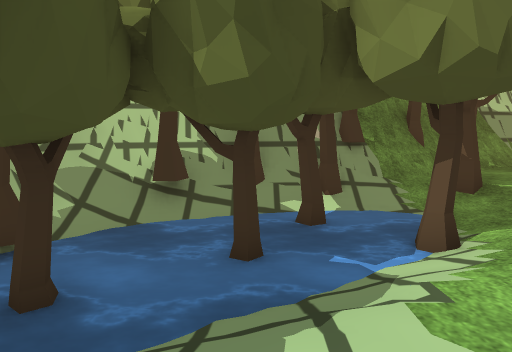
View 1 (above)

24 first-person views from a walk through a scene from a Unity 3-D project. The camera is 1.3 m above the floor, tilts 8° down and sees 75° across. The floor is counted in squares, 1 m on a side. Each view is taken from the middle of a square. On the plan, view 1 faces up. The plan holds only what a view shows up to about 14 squares ahead; the rest is blank. The place goes on beyond the plan. Some trees and plants on the terrain are drawn as simple stand-ins. Some animated figures are not drawn. Some surface patterns are stand-ins.

View 2
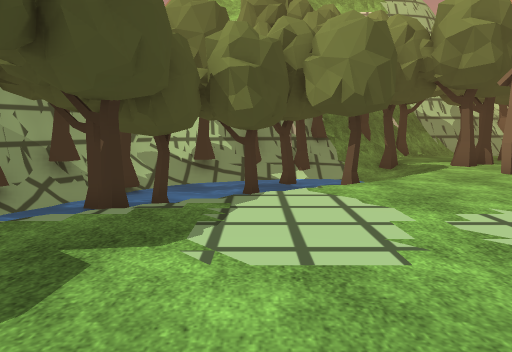

View 3
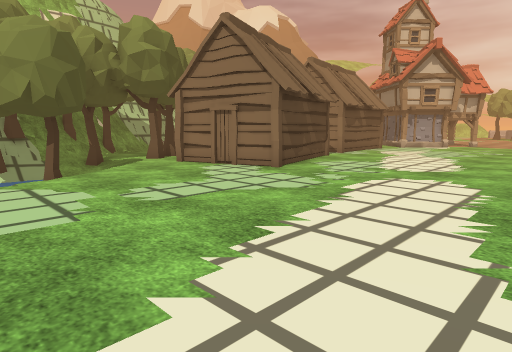

View 4
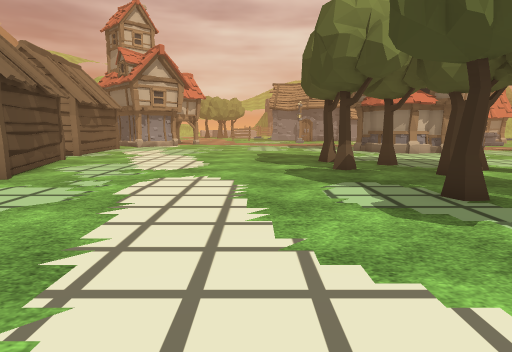

View 5
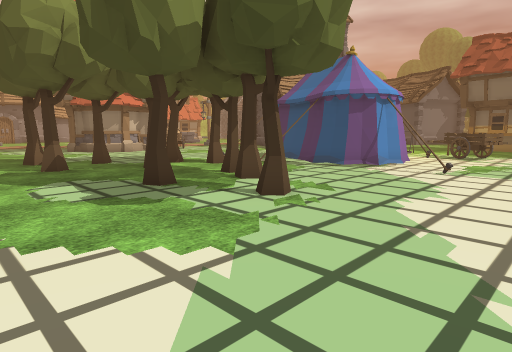

View 6
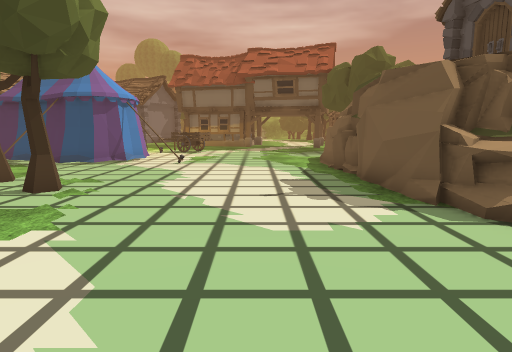

View 7
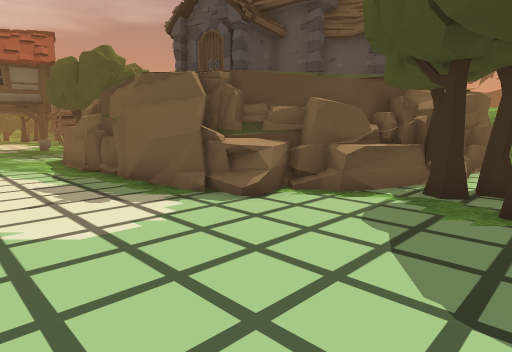

View 8
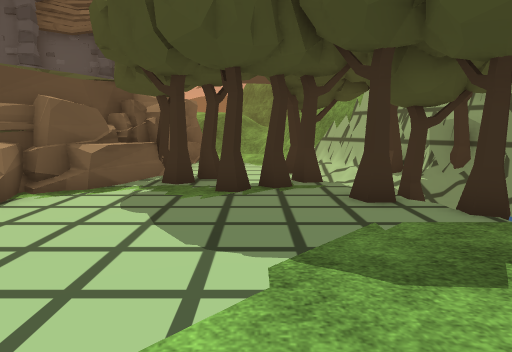

View 9
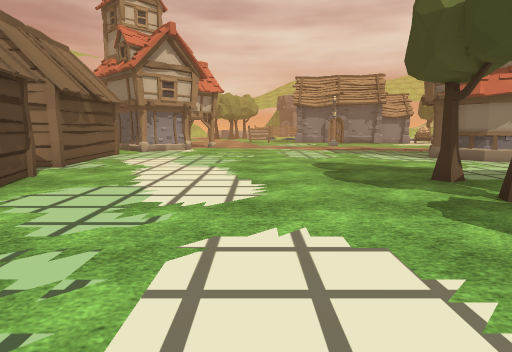

View 10
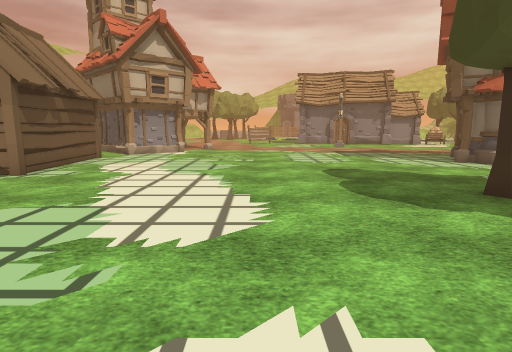

View 11
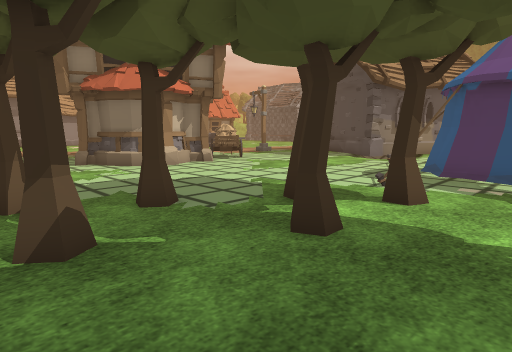

View 12
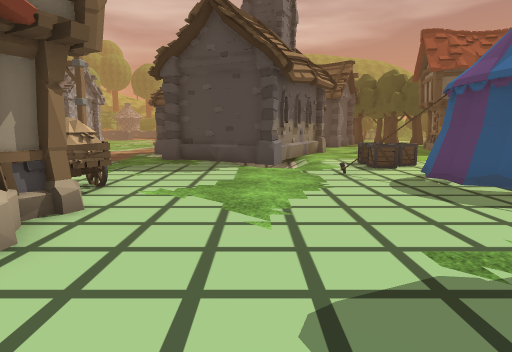

View 13
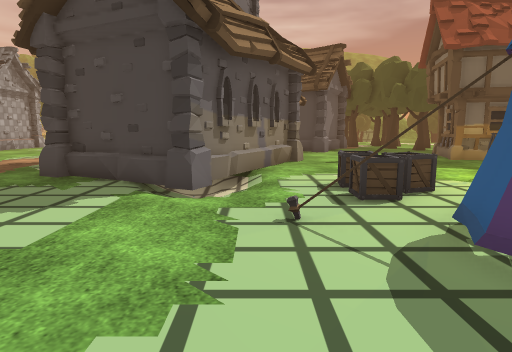

View 14
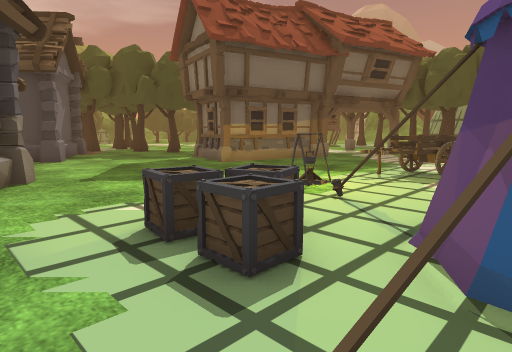

View 15
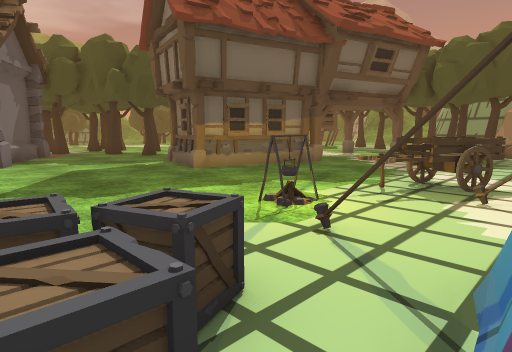

View 16
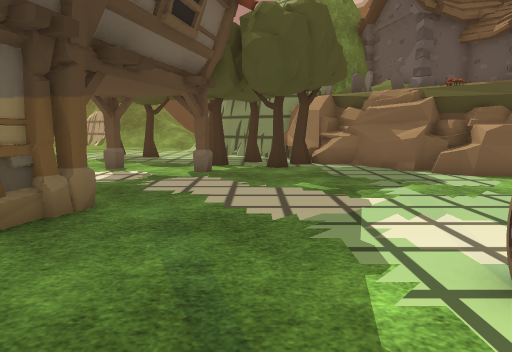

View 17
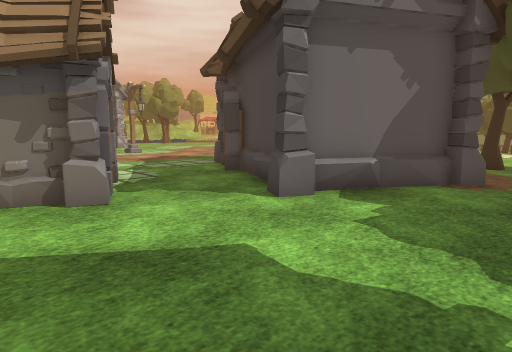

View 18
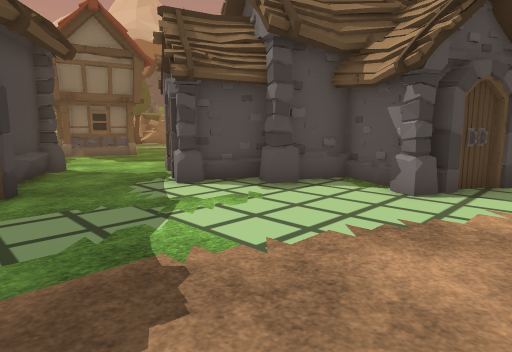

View 19
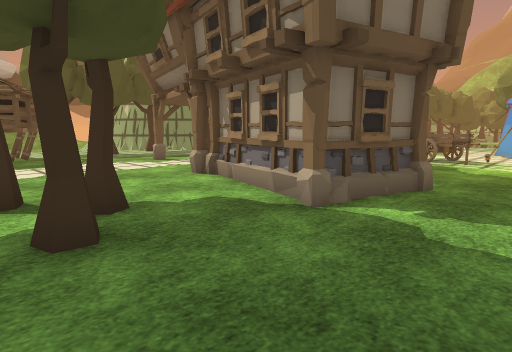

View 20
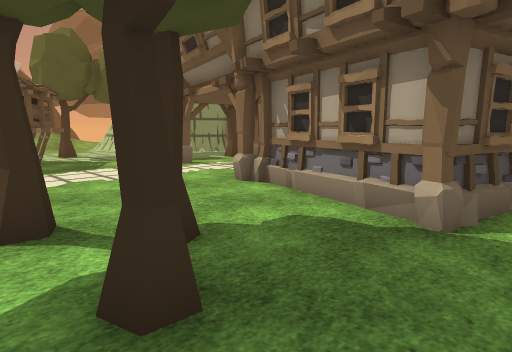

View 21
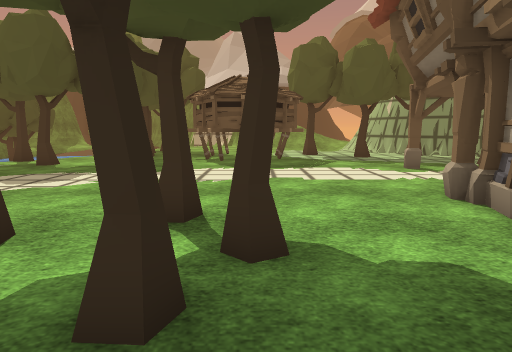

View 22
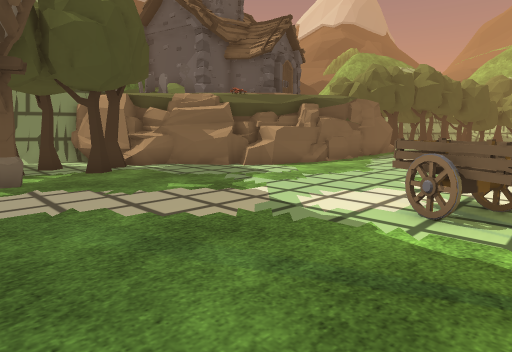

View 23
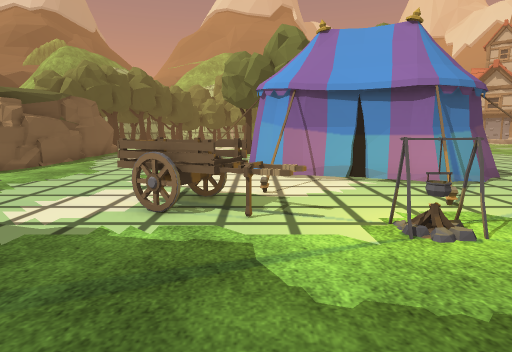

View 24
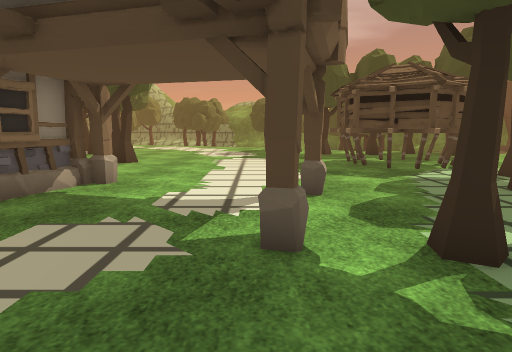

### Floor plan
Key: @ floor where view 1 was taken; # wall or solid block; . floor; / step, stairs or slope; = window, fence, low wall or low ledge; ~ water the walk can cross; ≈ water the walk keeps out of; ^ raised ledge; T tree; H hut; C cart; U house; R crate; A campfire; O other object.
Columns run from 10 left of view 1 to 21 right of it. Each row starts with its distance up from view 1.
 12               #####=
 11               #T=O..
 10            ##T#=/..
  9       ######TT/.... OO
  8      #==#=T#T//T...T
  7      #=/T~~T~~///TTT
  6     ##/~~~~~~~//...
  5    ###T~~≈T~~T//.HH
  4    ##T≈TT~~~//....H    HH H
  3  ###O~TT~~///.....H     H.HHHHHH
  2 ##T=O~~T //.......H  HHHH.......
  1 ###/    /..........HHH..........
  0  T/~T T...@.....................
 -1 //   ...........................
 -2 T  ..T..........................
 -3 TTTT............................
 -4  ..TT...........................
 -5   T.T...........................
 -6 = .T............................
 -7 #T^^............................
 -8 ###^=...........................
 -9   ##^^...............T.TT.......
-10   #####.........T...............
-11      ##......TT.....T.T.........
-12       #........TT..TT.........U.
-13       #.........TT...T.......##
-14       #............TT.......##
-15       #..........#..........##
-16       #.........#...#.......U#
-17      ##.....=########........
-18     ##^.......##  ###.......OO
-19     #^^.......##   ##........O
-20    ##^#........#######=.......
-21    ##.........=#.###..........
-22  ###........C.....# RR.........
-23  #^=........CCC...=RRR..##.....O
-24 ##TT........CCCC....RR./###....
-25 ...TT...........AA...../#####..
-26 ..T....................##   # ..
-27  ..T.O.................#      ..
-28   ...O................##      O.
-29  ........OUU..........#      O#
-30 ..........UUUUU.......#   #OO#.
-31 ....O.....U   U.......O  ##.OO.
-32 .........UUU  U......OO O##....
-33 ............UUU.......##O......
-34 O.......................O.......
-35 OOO................##...........
-36 OOO........TT......###..........
-37  O........T..T....## ###.......
-38  OO...............#    ###.... .

Positions as (right, up) in squares from view 1, and headings:
1: (0, 0), facing up
2: (0, -5), facing up
3: (0, -7), facing up-right
4: (0, -6), facing right
5: (-1, -6), facing down-right
6: (-1, -4), facing down
7: (0, -4), facing down-left
8: (1, -4), facing left
9: (5, -4), facing right
10: (7, -4), facing right
11: (7, -8), facing down-right
12: (15, -11), facing down
13: (13, -16), facing down
14: (13, -20), facing down-left
15: (11, -21), facing down-left
16: (5, -26), facing left
17: (5, -30), facing down-right
18: (21, -38), facing up-left
19: (7, -38), facing up-left
20: (5, -38), facing up-left
21: (5, -36), facing left
22: (4, -29), facing up-left
23: (4, -29), facing up
24: (-5, -24), facing down
